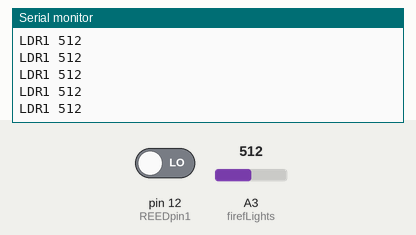
This sketch was run on a simulated Arduino Uno, built with avr-gcc and run on an emulated ATmega328P. Parts: the last lines printed to the serial monitor. The inputs (shaded band) are chosen by the test bench; at power-on: pin 12 (REEDpin1) LOW, A3 (firefLights) = 512.

Above: at 1.2 s.
1.3 s: pin 12 (REEDpin1) driven HIGH
2.8 s: A3 (firefLights) set to 716
At 2.81 s:
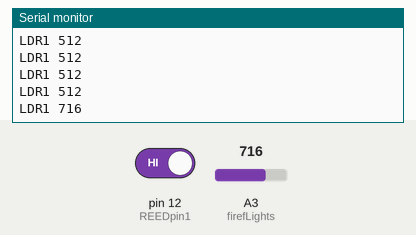
4.3 s: A3 (firefLights) set to 900
At 4.32 s:
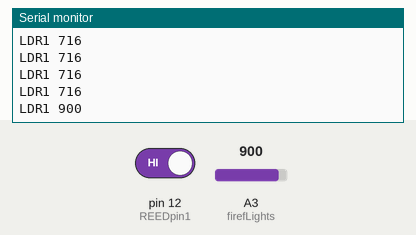
5.8 s: pin 12 (REEDpin1) driven LOW
Timing chart, 0 to 8.3 s (numbered marks = the images above; inputs shaded):
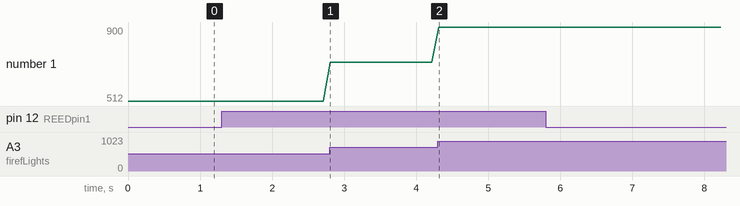

Measured:
- after the input at 2.8 s, the serial monitor: prints a new line at once (image 1)
- after the input at 4.3 s, the serial monitor: prints a new line at once (image 2)
- plotted number 1: 512 → 716 after the input at 2.8 s, 716 → 900 after the input at 4.3 s

The sketch:

sketch_may17b.ino
```cpp
int firefLights = A3;
int LDR1;

int REEDpin1 = 12;
int REEDvalue1 = 0;
int oldREEDvalue1 = 0;

void setup() {
  Serial.begin(9600);
  pinMode(firefLights, INPUT);
  pinMode(REEDpin1, INPUT);

}

void loop() {
  LDR1 = analogRead(firefLights);
  Serial.print("LDR1 ");
  Serial.println(LDR1);

  REEDvalue1 = digitalRead(REEDpin1);
  if (REEDvalue1 != oldREEDvalue1) {
    if (digitalRead(REEDpin1) == LOW)
      Serial.println("REED1 1");
    else
      Serial.println("REED1 0");
    oldREEDvalue1 = REEDvalue1;
  }
  delay(100);

}
```
